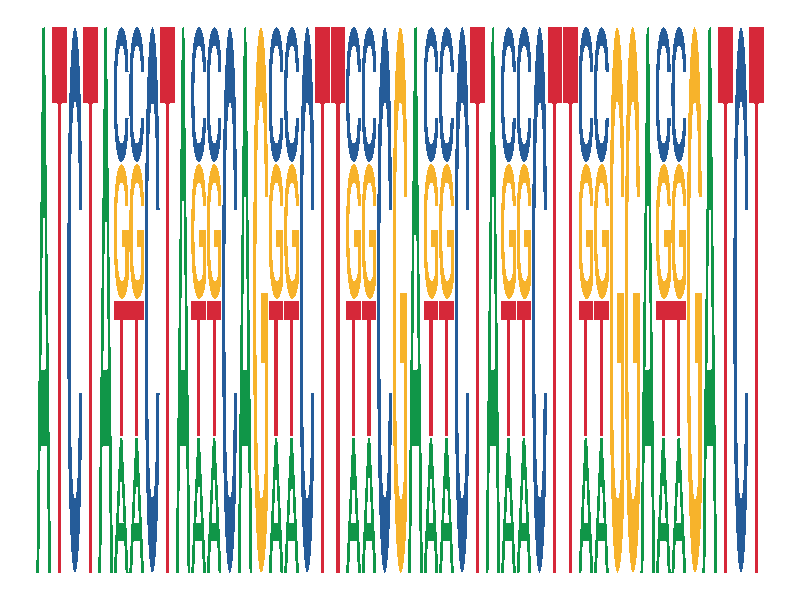
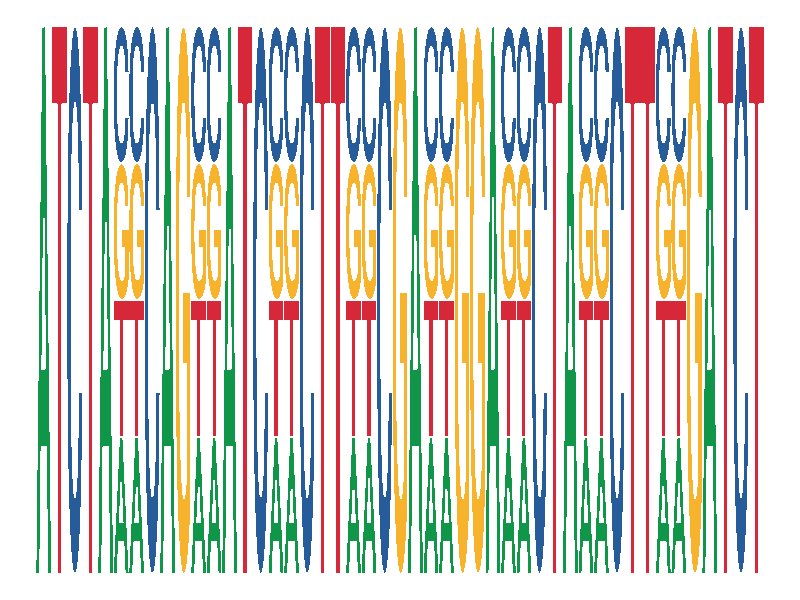

Reproduce these figures in R, in order.
#install.packages("ggseqlogo")
require(ggplot2)
require(ggseqlogo)

usr_width <- 1889
usr_height <- 118


#Cer
Cer <- "ATCTANNCAGNNATCNNCTTNNCGANNGGANNCTANNCTTNNGATCT"
vec_Cer <- c()
for(i in c("A","T","C","G")) {
  vec_Cer <- append(vec_Cer, gsub("N", i, Cer))
}

#mCH
mCh <- "ATCTA..CTA..CAG..CTT..CGA..CTA..CTT..GGA..GATCT"
vec_mCh <- c()
for(i in c("A","T","C","G")) {
  vec_mCh <- append(vec_mCh, gsub("\\.", i, mCh))
}

# cs1 <- make_col_scheme(chars=c('A', 'T', 'C', 'G'), groups=c('gr1', 'gr2', 'gr3', 'gr4'), 
#                      cols=c('#DC0000', '#3C5488', '#00A087', '#7E6148'))

g <- ggplot() + 
#  geom_logo(vec_Cer, method = "probability", col_scheme = cs1) +
  geom_logo(vec_mCh, method = "probability") +
  theme_void() +
  theme(legend.position = "none")
# plot(g)

# fname <- paste0("mCh-Logo_",format(Sys.time(), "%Y%m%d_%H-%M-%S"), ".tiff")
# ggsave(file=fname, height=1, width=16, units="cm", compression="lzw", dpi = 300)


outputFileName <- paste0("mCh-Logo_",format(Sys.time(), "%Y%m%d_%H-%M-%S"), ".tiff")
outputDir <- "/JD/docker/export"
outputFilePath <- file.path(outputDir, outputFileName)

# Check if the output directory exists; if not, create it
if (!dir.exists(outputDir)) {
dir.create(outputDir, recursive = TRUE)
}

tiff(outputFilePath, compression = "lzw", type="cairo", width = usr_width, height = usr_height, units = "px", res = 300)
	print(g)
dev.off()

# 


g <- ggplot() + 
  geom_logo(vec_Cer, method = "probability") +
  theme_void() +
  theme(legend.position = "none")
# plot(g)

# fname <- paste0("Cer-Logo_",format(Sys.time(), "%Y%m%d_%H-%M-%S"), ".tiff")
# ggsave(file=fname, height=1, width=16, units="cm", compression="lzw", dpi = 300)

outputFileName <- paste0("Cer-Logo_",format(Sys.time(), "%Y%m%d_%H-%M-%S"), ".tiff")
outputFilePath <- file.path(outputDir, outputFileName)

tiff(outputFilePath, compression = "lzw", type="cairo", width = usr_width, height = usr_height, units = "px", res = 300)
	print(g)
dev.off()
